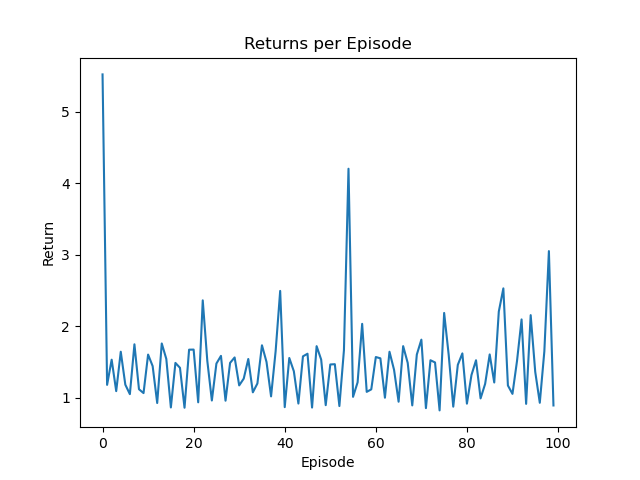

Write the Python code that produced this figure.
import gymnasium as gym
import aisd_examples
import matplotlib.pyplot as plt
import numpy as np
import os

# Create the environment
env = gym.make("aisd_examples/CreateRedBall-v0", render_mode="human")

episode_returns = []

max_steps_per_episode = 100
max_episodes = 100

for episode in range(1, max_episodes + 1):
    observation, info = env.reset()
    episode_return = 0

    for step in range(max_steps_per_episode):
        os.system('clear')
        print("Episode #", episode, "/", max_episodes)
        print('steps:', step)

        error = observation - (env.observation_space.n // 2)

        angular_velocity = -0.01 * error

        action = int(angular_velocity * 320)

        observation, reward, done, _, info = env.step(action)
        episode_return += reward

        if done or step == max_steps_per_episode - 1:
            episode_returns.append(episode_return)
            break

# Plot the returns per episode
plt.plot(episode_returns)
plt.title('Returns per Episode')
plt.xlabel('Episode')
plt.ylabel('Return')
plt.show()

# Close the environment
env.close()
